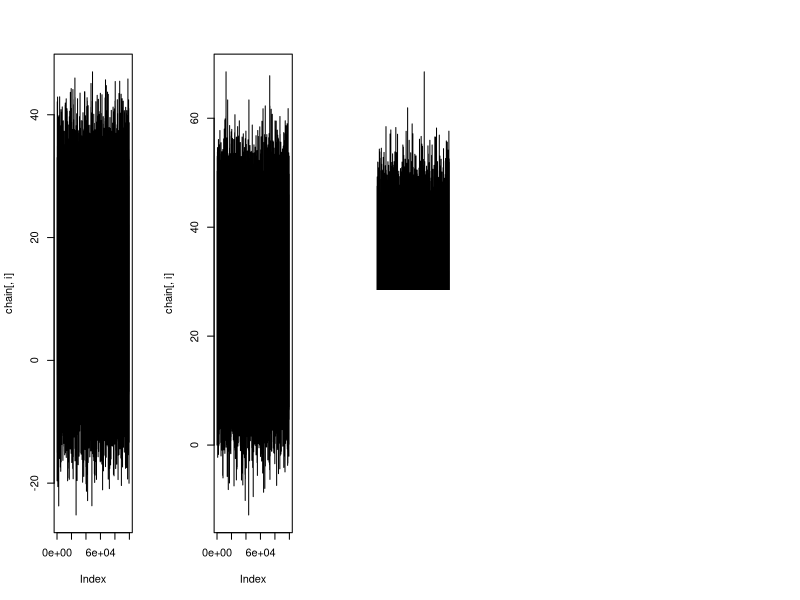

Here is the R script that generated this plot: (Note: a time limit stopped this script after it produced the figure.)
Air = function(niter=10^5, init=c(0,0,0,0,0), prop.sd=c(0.001,0.001)){   #ajuster prop.sd selon acc.rates
  alpha = 4.48        
  beta = 0.76         
  sigma2 = 81.14      
  J = 3               
  y = c(21, 20, 15)
  n = c(48, 34, 21)
  z = c(10, 30, 50)
  
  chain=matrix(NA, niter+1, 5)
  chain[1,] = init
  
  acc.rates = rep(0, 2)
  
  for (iter in 1:niter){
    current = chain[iter,]
    
    #Mise à jour des x_i
    for (i in 1:J){
      prop = rnorm(1, alpha+beta*z[i], sqrt(sigma2))
      current[i] = prop
    }
    x = c(current[1], current[2], current[3])
    
    #Mise à jour de theta_1
    prop = rnorm(1, current[4], prop.sd[1])
    
    top = sum(y*(prop+current[5]*x) - n*log(1+exp(prop+current[5]*x)) + (-(prop^2+current[5]^2)/0.002))
    bottom = sum(y*(current[4]+current[5]*x) - n*log(1+exp(current[4]+current[5]*x)) + (-(current[4]^2+current[5]^2)/0.002))
    acc.prob = exp(top - bottom)
    
    if (runif(1) < acc.prob){
      current[4] = prop
      acc.rates[1] = acc.rates[1] + 1
    }
    
    #Mise à jour de theta_2
    prop = rnorm(1, current[5], prop.sd[2])
    
    top = sum(y*(current[4]+prop*x) - n*log(1+exp(current[4]+prop*x)) + (-(current[4]^2+prop^2)/0.002))
    bottom = sum(y*(current[4]+current[5]*x) - n*log(1+exp(current[4]+current[5]*x)) + (-(current[4]^2+current[5]^2)/0.002))
    acc.prob = exp(top - bottom)
    
    if (runif(1) < acc.prob){
      current[5] = prop
      acc.rates[2] = acc.rates[2] + 1
    }
    
    chain[iter+1,] = current
  }
  
  return(list(chain=chain, acc.rates=acc.rates/niter))
}

acc.rates = Air()$acc.rates
chain = Air()$chain

par(mfrow=c(1,5))
for (i in 1:5){
  plot(chain[,i], type="l")
}

acc.rates
mean(chain[,4])
var(chain[,4])

mean(chain[,5])
var(chain[,5])
